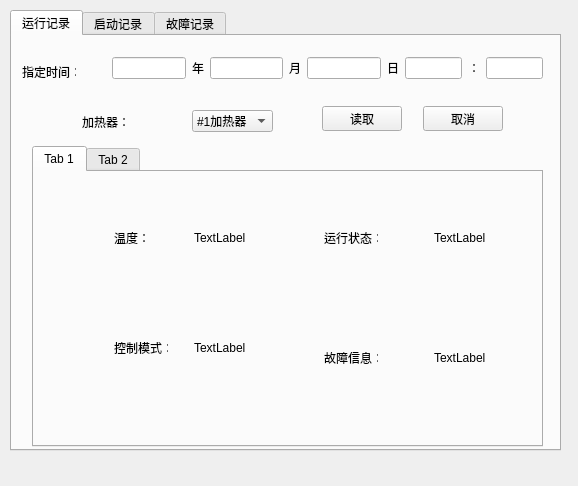
<?xml version="1.0" encoding="UTF-8"?>
<ui version="4.0">
 <class>CHeaterHistoryRecord</class>
 <widget class="QWidget" name="CHeaterHistoryRecord">
  <property name="geometry">
   <rect>
    <x>0</x>
    <y>0</y>
    <width>578</width>
    <height>486</height>
   </rect>
  </property>
  <property name="windowTitle">
   <string>Form</string>
  </property>
  <widget class="QTabWidget" name="faultRecord">
   <property name="geometry">
    <rect>
     <x>10</x>
     <y>10</y>
     <width>551</width>
     <height>441</height>
    </rect>
   </property>
   <property name="currentIndex">
    <number>0</number>
   </property>
   <widget class="QWidget" name="Tab_1">
    <attribute name="title">
     <string>运行记录</string>
    </attribute>
    <widget class="QWidget" name="layoutWidget">
     <property name="geometry">
      <rect>
       <x>70</x>
       <y>70</y>
       <width>191</width>
       <height>31</height>
      </rect>
     </property>
     <layout class="QHBoxLayout" name="horizontalLayout_6">
      <item>
       <widget class="QLabel" name="label_27">
        <property name="text">
         <string>加热器：</string>
        </property>
       </widget>
      </item>
      <item>
       <spacer name="horizontalSpacer_3">
        <property name="orientation">
         <enum>Qt::Horizontal</enum>
        </property>
        <property name="sizeHint" stdset="0">
         <size>
          <width>40</width>
          <height>20</height>
         </size>
        </property>
       </spacer>
      </item>
      <item>
       <widget class="QComboBox" name="hearterTag">
        <item>
         <property name="text">
          <string>#1加热器</string>
         </property>
        </item>
        <item>
         <property name="text">
          <string>#2加热器</string>
         </property>
        </item>
        <item>
         <property name="text">
          <string>#3加热器</string>
         </property>
        </item>
        <item>
         <property name="text">
          <string>#4加热器</string>
         </property>
        </item>
        <item>
         <property name="text">
          <string>#5加热器</string>
         </property>
        </item>
       </widget>
      </item>
     </layout>
    </widget>
    <widget class="QWidget" name="layoutWidget_2">
     <property name="geometry">
      <rect>
       <x>100</x>
       <y>20</y>
       <width>431</width>
       <height>24</height>
      </rect>
     </property>
     <layout class="QHBoxLayout" name="horizontalLayout_7">
      <item>
       <layout class="QHBoxLayout" name="horizontalLayout_8">
        <item>
         <widget class="QLineEdit" name="recordTimeYear"/>
        </item>
        <item>
         <widget class="QLabel" name="label_28">
          <property name="text">
           <string>年</string>
          </property>
         </widget>
        </item>
        <item>
         <widget class="QLineEdit" name="recordTimeMonth"/>
        </item>
        <item>
         <widget class="QLabel" name="label_29">
          <property name="text">
           <string>月</string>
          </property>
         </widget>
        </item>
        <item>
         <widget class="QLineEdit" name="recordTimeDay"/>
        </item>
        <item>
         <widget class="QLabel" name="label_30">
          <property name="text">
           <string>日</string>
          </property>
         </widget>
        </item>
       </layout>
      </item>
      <item>
       <layout class="QHBoxLayout" name="horizontalLayout_9">
        <item>
         <widget class="QLineEdit" name="recordTimeHour"/>
        </item>
        <item>
         <widget class="QLabel" name="label_31">
          <property name="text">
           <string>：</string>
          </property>
         </widget>
        </item>
        <item>
         <widget class="QLineEdit" name="recordTimeMinute"/>
        </item>
       </layout>
      </item>
     </layout>
    </widget>
    <widget class="QLabel" name="label">
     <property name="geometry">
      <rect>
       <x>10</x>
       <y>30</y>
       <width>54</width>
       <height>12</height>
      </rect>
     </property>
     <property name="text">
      <string>指定时间：</string>
     </property>
    </widget>
    <widget class="QTabWidget" name="tabWidget_2">
     <property name="geometry">
      <rect>
       <x>20</x>
       <y>110</y>
       <width>511</width>
       <height>301</height>
      </rect>
     </property>
     <property name="currentIndex">
      <number>0</number>
     </property>
     <widget class="QWidget" name="tab_5">
      <attribute name="title">
       <string>Tab 1</string>
      </attribute>
      <widget class="QLabel" name="label_32">
       <property name="geometry">
        <rect>
         <x>80</x>
         <y>60</y>
         <width>54</width>
         <height>12</height>
        </rect>
       </property>
       <property name="text">
        <string>温度：</string>
       </property>
      </widget>
      <widget class="QLabel" name="label_33">
       <property name="geometry">
        <rect>
         <x>80</x>
         <y>170</y>
         <width>54</width>
         <height>12</height>
        </rect>
       </property>
       <property name="text">
        <string>控制模式：</string>
       </property>
      </widget>
      <widget class="QLabel" name="label_34">
       <property name="geometry">
        <rect>
         <x>290</x>
         <y>60</y>
         <width>54</width>
         <height>12</height>
        </rect>
       </property>
       <property name="text">
        <string>运行状态：</string>
       </property>
      </widget>
      <widget class="QLabel" name="label_35">
       <property name="geometry">
        <rect>
         <x>290</x>
         <y>180</y>
         <width>54</width>
         <height>12</height>
        </rect>
       </property>
       <property name="text">
        <string>故障信息：</string>
       </property>
      </widget>
      <widget class="QLabel" name="temperature">
       <property name="geometry">
        <rect>
         <x>160</x>
         <y>60</y>
         <width>54</width>
         <height>12</height>
        </rect>
       </property>
       <property name="text">
        <string>TextLabel</string>
       </property>
      </widget>
      <widget class="QLabel" name="controlMode">
       <property name="geometry">
        <rect>
         <x>160</x>
         <y>170</y>
         <width>54</width>
         <height>12</height>
        </rect>
       </property>
       <property name="text">
        <string>TextLabel</string>
       </property>
      </widget>
      <widget class="QLabel" name="runningStatus">
       <property name="geometry">
        <rect>
         <x>400</x>
         <y>60</y>
         <width>54</width>
         <height>12</height>
        </rect>
       </property>
       <property name="text">
        <string>TextLabel</string>
       </property>
      </widget>
      <widget class="QLabel" name="faultInfo">
       <property name="geometry">
        <rect>
         <x>400</x>
         <y>180</y>
         <width>54</width>
         <height>12</height>
        </rect>
       </property>
       <property name="text">
        <string>TextLabel</string>
       </property>
      </widget>
     </widget>
     <widget class="QWidget" name="tab_6">
      <attribute name="title">
       <string>Tab 2</string>
      </attribute>
      <widget class="QLabel" name="label_40">
       <property name="geometry">
        <rect>
         <x>30</x>
         <y>30</y>
         <width>54</width>
         <height>12</height>
        </rect>
       </property>
       <property name="text">
        <string>输入端口</string>
       </property>
      </widget>
      <widget class="Line" name="line_4">
       <property name="geometry">
        <rect>
         <x>30</x>
         <y>50</y>
         <width>401</width>
         <height>16</height>
        </rect>
       </property>
       <property name="orientation">
        <enum>Qt::Horizontal</enum>
       </property>
      </widget>
      <widget class="QLabel" name="label_41">
       <property name="geometry">
        <rect>
         <x>30</x>
         <y>90</y>
         <width>54</width>
         <height>12</height>
        </rect>
       </property>
       <property name="text">
        <string>风机电源：</string>
       </property>
      </widget>
      <widget class="QLabel" name="label_42">
       <property name="geometry">
        <rect>
         <x>30</x>
         <y>120</y>
         <width>54</width>
         <height>12</height>
        </rect>
       </property>
       <property name="text">
        <string>外部干烧：</string>
       </property>
      </widget>
      <widget class="QLabel" name="label_43">
       <property name="geometry">
        <rect>
         <x>260</x>
         <y>90</y>
         <width>54</width>
         <height>12</height>
        </rect>
       </property>
       <property name="text">
        <string>PTC电源：</string>
       </property>
      </widget>
      <widget class="QLabel" name="label_44">
       <property name="geometry">
        <rect>
         <x>30</x>
         <y>170</y>
         <width>54</width>
         <height>12</height>
        </rect>
       </property>
       <property name="text">
        <string>输出端口</string>
       </property>
      </widget>
      <widget class="Line" name="line_5">
       <property name="geometry">
        <rect>
         <x>30</x>
         <y>150</y>
         <width>401</width>
         <height>16</height>
        </rect>
       </property>
       <property name="orientation">
        <enum>Qt::Horizontal</enum>
       </property>
      </widget>
      <widget class="Line" name="line_6">
       <property name="geometry">
        <rect>
         <x>30</x>
         <y>200</y>
         <width>411</width>
         <height>16</height>
        </rect>
       </property>
       <property name="orientation">
        <enum>Qt::Horizontal</enum>
       </property>
      </widget>
      <widget class="QLabel" name="label_45">
       <property name="geometry">
        <rect>
         <x>30</x>
         <y>240</y>
         <width>54</width>
         <height>12</height>
        </rect>
       </property>
       <property name="text">
        <string>加热运行：</string>
       </property>
      </widget>
      <widget class="QLabel" name="label_46">
       <property name="geometry">
        <rect>
         <x>260</x>
         <y>240</y>
         <width>54</width>
         <height>12</height>
        </rect>
       </property>
       <property name="text">
        <string>散热运行：</string>
       </property>
      </widget>
      <widget class="QLabel" name="fanPowerPort">
       <property name="geometry">
        <rect>
         <x>120</x>
         <y>90</y>
         <width>54</width>
         <height>12</height>
        </rect>
       </property>
       <property name="text">
        <string>TextLabel</string>
       </property>
      </widget>
      <widget class="QLabel" name="externalBurdenPort">
       <property name="geometry">
        <rect>
         <x>120</x>
         <y>120</y>
         <width>54</width>
         <height>12</height>
        </rect>
       </property>
       <property name="text">
        <string>TextLabel</string>
       </property>
      </widget>
      <widget class="QLabel" name="ptcPowerPort">
       <property name="geometry">
        <rect>
         <x>330</x>
         <y>90</y>
         <width>54</width>
         <height>12</height>
        </rect>
       </property>
       <property name="text">
        <string>TextLabel</string>
       </property>
      </widget>
      <widget class="QLabel" name="heatingPort">
       <property name="geometry">
        <rect>
         <x>130</x>
         <y>240</y>
         <width>54</width>
         <height>12</height>
        </rect>
       </property>
       <property name="text">
        <string>TextLabel</string>
       </property>
      </widget>
      <widget class="QLabel" name="radiatingPort">
       <property name="geometry">
        <rect>
         <x>340</x>
         <y>240</y>
         <width>54</width>
         <height>12</height>
        </rect>
       </property>
       <property name="text">
        <string>TextLabel</string>
       </property>
      </widget>
     </widget>
    </widget>
    <widget class="QWidget" name="layoutWidget_3">
     <property name="geometry">
      <rect>
       <x>310</x>
       <y>70</y>
       <width>181</width>
       <height>25</height>
      </rect>
     </property>
     <layout class="QHBoxLayout" name="horizontalLayout_10">
      <item>
       <widget class="QPushButton" name="read">
        <property name="text">
         <string>读取</string>
        </property>
       </widget>
      </item>
      <item>
       <spacer name="horizontalSpacer_4">
        <property name="orientation">
         <enum>Qt::Horizontal</enum>
        </property>
        <property name="sizeHint" stdset="0">
         <size>
          <width>40</width>
          <height>20</height>
         </size>
        </property>
       </spacer>
      </item>
      <item>
       <widget class="QPushButton" name="cancle">
        <property name="text">
         <string>取消</string>
        </property>
       </widget>
      </item>
     </layout>
    </widget>
   </widget>
   <widget class="QWidget" name="tab_3">
    <attribute name="title">
     <string>启动记录</string>
    </attribute>
    <widget class="QTableWidget" name="workRecord">
     <property name="geometry">
      <rect>
       <x>10</x>
       <y>30</y>
       <width>521</width>
       <height>361</height>
      </rect>
     </property>
    </widget>
   </widget>
   <widget class="QWidget" name="tab">
    <attribute name="title">
     <string>故障记录</string>
    </attribute>
    <widget class="QTableWidget" name="tableWidget_2">
     <property name="geometry">
      <rect>
       <x>10</x>
       <y>10</y>
       <width>521</width>
       <height>371</height>
      </rect>
     </property>
    </widget>
   </widget>
  </widget>
 </widget>
 <resources/>
 <connections/>
</ui>
